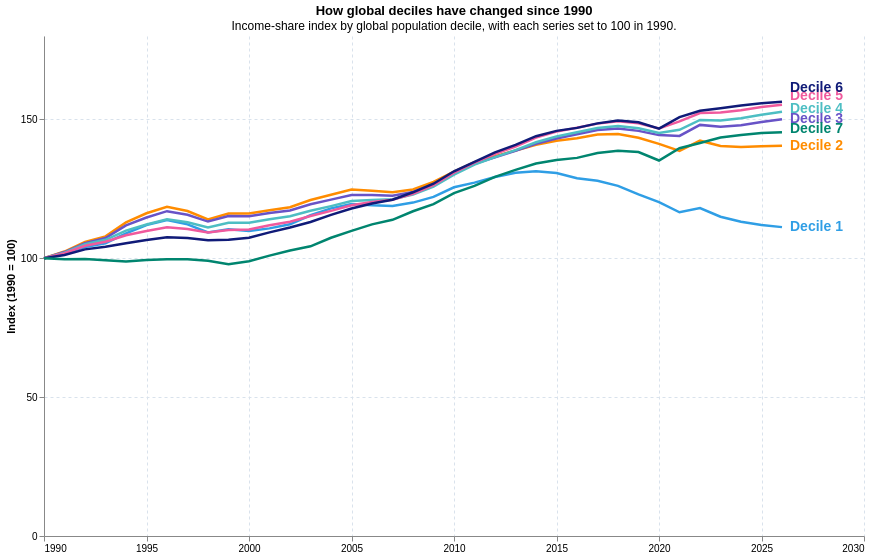

Notebook code for this chart:
### Markdown cell above
## Visualization 3. Relative changes in mean welfare

This visualization uses the same deciles calculated above and the mean welfare variable. Each series is indexed to 100 in 1990, so the chart shows how each decile's mean welfare changes compared with that year. It includes deciles 1 to 7 and labels each series at its endpoint.

### Code cell
relative_lines = alt.Chart(plot_relative_df).mark_line(strokeWidth=2.5).encode(
    x=alt.X(
        'year:Q',
        title=None,
        scale=alt.Scale(domain=[START_YEAR, 2030]),
        axis=alt.Axis(
            format='d',
            values=[1990, 1995, 2000, 2005, 2010, 2015, 2020, 2025, 2030],
        ),
    ),
    y=alt.Y(
        'index_1990:Q',
        title='Index (1990 = 100)',
        scale=alt.Scale(domain=[0, 170]),
        axis=alt.Axis(values=[0, 50, 100, 150]),
    ),
    color=alt.Color(
        'decile_label:N',
        title=None,
        scale=alt.Scale(domain=relative_order, range=list(relative_colors.values())),
        legend=None,
    ),
    tooltip=[
        alt.Tooltip('year:O', title='Year'),
        alt.Tooltip('decile_label:N', title='Group'),
        alt.Tooltip('index_1990:Q', title='Index', format='.1f'),
    ],
)

relative_chart = (
    (relative_lines + adjusted_labels)
    .properties(
        width=820,
        height=500,
        title=alt.TitleParams(
            'How global deciles have changed since 1990',
            subtitle='Income-share index by global population decile, with each series set to 100 in 1990.',
        ),
    )
    .configure_view(stroke=None)
    .configure_axis(grid=True, gridColor='#d9e2ec', gridDash=[3, 3])
)

relative_chart.save(str(DRAFT_DIR / '03_relative_welfare_index.png'), scale_factor=2)
relative_chart

### Figure 1 — Vega-Lite specification as saved in the notebook (floating-point values rounded to 4 significant figures; data arrays with more than 128 entries replaced by an {"elided": "..."} marker saying what was removed)
{"config": {"view": {"continuousWidth": 300, "continuousHeight": 300, "stroke": null}, "axis": {"grid": true, "gridColor": "#d9e2ec", "gridDash": [3, 3]}}, "layer": [{"data": {"name": "data-c302427c421c021d026effe9240b5ab4"}, "mark": {"type": "line", "strokeWidth": 2.5}, "encoding": {"color": {"field": "decile_label", "legend": null, "scale": {"domain": ["Decile 1", "Decile 2", "Decile 3", "Decile 4", "Decile 5", "Decile 6", "Decile 7"], "range": ["#2f9ee5", "#ff8c00", "#6853c7", "#4dbec3", "#f05a9d", "#101b78", "#00856f"]}, "title": null, "type": "nominal"}, "tooltip": [{"field": "year", "title": "Year", "type": "ordinal"}, {"field": "decile_label", "title": "Group", "type": "nominal"}, {"field": "index_1990", "format": ".1f", "title": "Index", "type": "quantitative"}], "x": {"axis": {"format": "d", "values": [1990, 1995, 2000, 2005, 2010, 2015, 2020, 2025, 2030]}, "field": "year", "scale": {"domain": [1990, 2030]}, "title": null, "type": "quantitative"}, "y": {"axis": {"values": [0, 50, 100, 150]}, "field": "index_1990", "scale": {"domain": [0, 170]}, "title": "Index (1990 = 100)", "type": "quantitative"}}}, {"data": {"name": "data-c3882d89212b1e32c0c6cbda50c7767f"}, "mark": {"type": "text", "align": "left", "baseline": "middle", "dx": 8, "fontSize": 14, "fontWeight": "bold"}, "encoding": {"color": {"field": "decile_label", "legend": null, "scale": {"domain": ["Decile 1", "Decile 2", "Decile 3", "Decile 4", "Decile 5", "Decile 6", "Decile 7"], "range": ["#2f9ee5", "#ff8c00", "#6853c7", "#4dbec3", "#f05a9d", "#101b78", "#00856f"]}, "type": "nominal"}, "text": {"field": "decile_label", "type": "nominal"}, "x": {"field": "year", "type": "quantitative"}, "y": {"field": "label_y", "type": "quantitative"}}}], "height": 500, "title": {"text": "How global deciles have changed since 1990", "subtitle": "Income-share index by global population decile, with each series set to 100 in 1990."}, "width": 820, "$schema": "https://vega.github.io/schema/vega-lite/v6.4.1.json", "datasets": {"data-c302427c421c021d026effe9240b5ab4": {"elided": "259 records"}, "data-c3882d89212b1e32c0c6cbda50c7767f": [{"year": 2026, "decile": 1, "pop": 827300000.0, "pop_share": 9.992, "mean_welf": 1.964, "share": 0.8804, "decile_label": "Decile 1", "is_d1": true, "index_1990": 111.2, "label_y": 111.2}, {"year": 2026, "decile": 2, "pop": 827900000.0, "pop_share": 9.998, "mean_welf": 3.81, "share": 1.708, "decile_label": "Decile 2", "is_d1": false, "index_1990": 140.5, "label_y": 140.5}, {"year": 2026, "decile": 3, "pop": 828800000.0, "pop_share": 10.01, "mean_welf": 5.223, "share": 2.342, "decile_label": "Decile 3", "is_d1": false, "index_1990": 150.0, "label_y": 150.0}, {"year": 2026, "decile": 4, "pop": 827800000.0, "pop_share": 9.998, "mean_welf": 6.653, "share": 2.983, "decile_label": "Decile 4", "is_d1": false, "index_1990": 152.8, "label_y": 153.8}, {"year": 2026, "decile": 5, "pop": 828200000.0, "pop_share": 10.0, "mean_welf": 8.512, "share": 3.816, "decile_label": "Decile 5", "is_d1": false, "index_1990": 155.3, "label_y": 158.3}, {"year": 2026, "decile": 6, "pop": 827200000.0, "pop_share": 9.99, "mean_welf": 11.26, "share": 5.049, "decile_label": "Decile 6", "is_d1": false, "index_1990": 156.3, "label_y": 161.3}, {"year": 2026, "decile": 7, "pop": 828900000.0, "pop_share": 10.01, "mean_welf": 15.71, "share": 7.042, "decile_label": "Decile 7", "is_d1": false, "index_1990": 145.4, "label_y": 146.4}]}}
